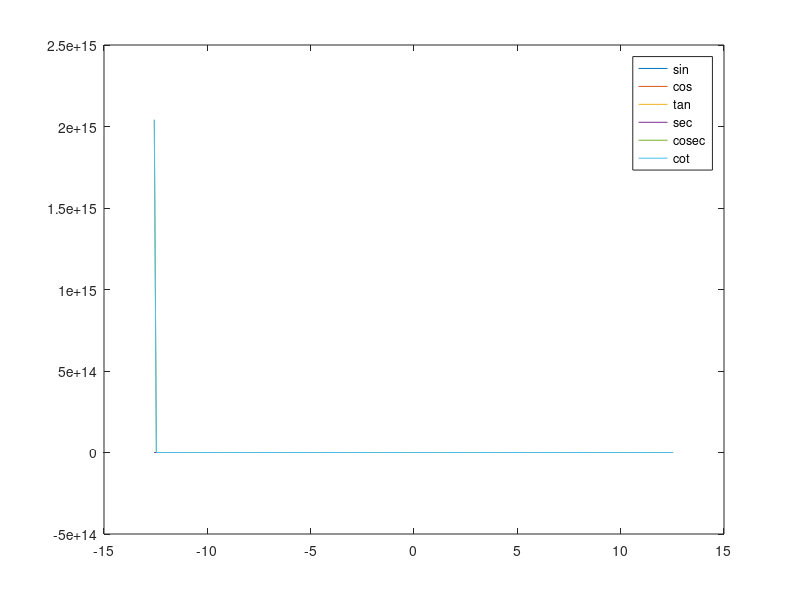

Recreate this plot in MATLAB.
x = [-2*pi*2:0.1:2*pi*2]
sin_y = sin(x);
cos_y = cos(x);
tan_y = tan(x);
sec_y = sec(x);
cosec_y = csc(x);
cot_y = cot(x);
plot(x,sin_y,'DisplayName','sin');
hold on;
plot(x,cos_y,'DisplayName','cos');
plot(x,tan_y,'DisplayName','tan');
plot(x,sec_y,'DisplayName','sec');
plot(x,cosec_y,'DisplayName','cosec');
plot(x,cot_y,'DisplayName','cot');
hold off;
legend;